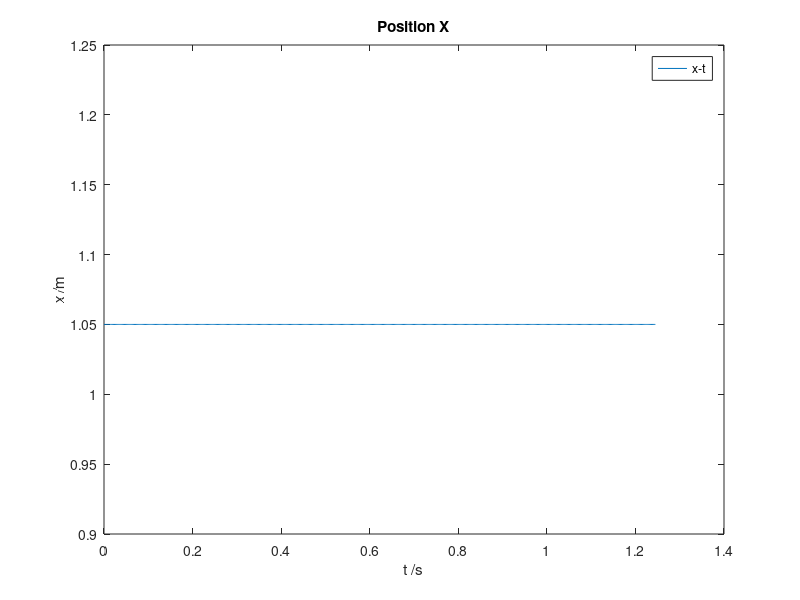
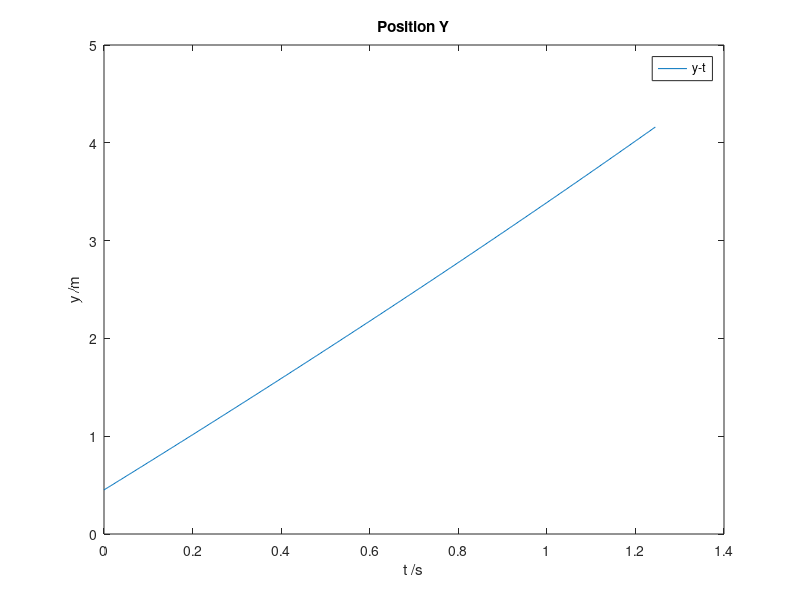
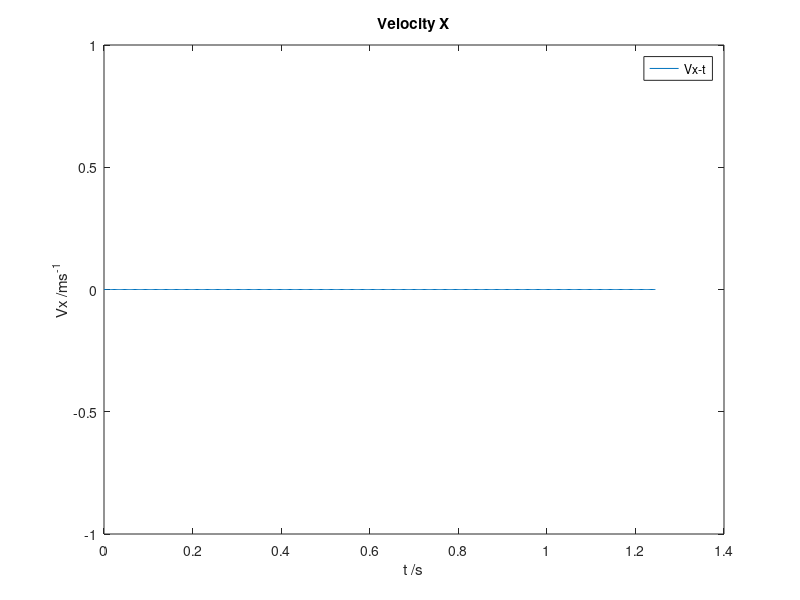
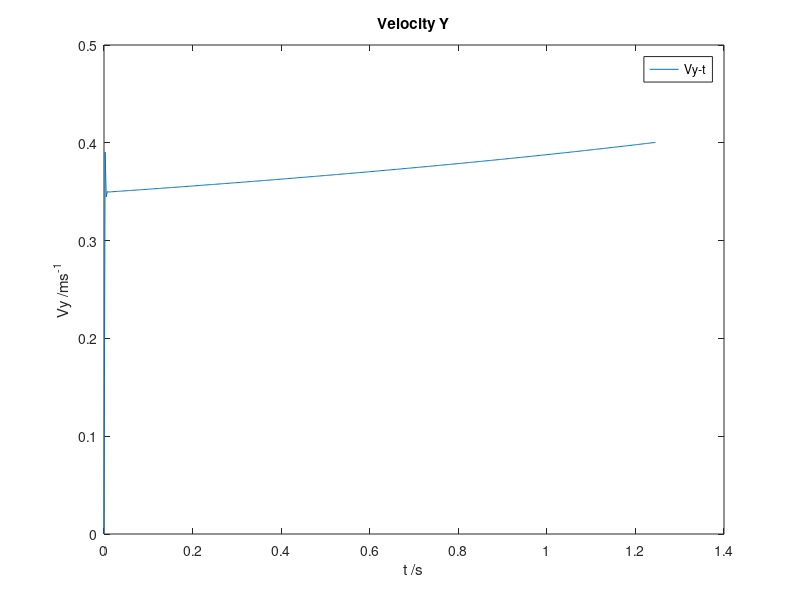

These charts were generated, in order, by the following MATLAB code:
x=load('tmp.txt');
dt=0.0025
%{
for i=2:19
    if i~=7
    figure;
    plot(x(:,1),x(:,i))
    hold on;
    end
end
figure(2)
for i=2:19
subplot(4,5,i)
plot(x(:,1),x(:,i));
hold on
end
%}
figure(1)
plot(dt.*x(:,1),x(:,2))
title('Position X')
xlabel('t /s');
ylabel('x /m');
legend('x-t')

figure(2)
plot(dt.*x(:,1),x(:,3))
title('Position Y')
xlabel('t /s');
ylabel('y /m');
legend('y-t')

figure(3)
plot(dt.*x(:,1),x(:,4))
title('Velocity X')
xlabel('t /s');
ylabel('Vx /ms^{-1}');
legend('Vx-t')

figure(4)
plot(dt.*x(:,1),x(:,5))
title('Velocity Y')
xlabel('t /s');
ylabel('Vy /ms^{-1}');
legend('Vy-t')

figure(5)
plot(dt.*x(:,1),x(:,6))
title('Radius')
xlabel('t /s');
ylabel('Radius /m');
legend('R-t')

figure(6)
plot(dt.*x(:,1),x(:,7))
title('Reynolds')
xlabel('t /s');
ylabel('Re');
legend('Re-t')

figure(7)
plot(dt.*x(:,1),x(:,8),dt.*x(:,1),x(:,10),dt.*x(:,1),x(:,12),dt.*x(:,1),x(:,14),dt.*x(:,1),x(:,16),dt.*x(:,1),x(:,18))
title('Forces in X axis')
xlabel('t /s')
ylabel('Forces /N')
legend('Nameless','Drag','Lift','Added Mass','Basset','Buoyance&Gravity')

figure(8)
plot(dt.*x(:,1),x(:,9),dt.*x(:,1),x(:,11),dt.*x(:,1),x(:,13),dt.*x(:,1),x(:,15),dt.*x(:,1),x(:,17),dt.*x(:,1),x(:,19))
title('Forces in Y axis')
xlabel('t /s')
ylabel('Forces /N')
legend('Nameless','Drag','Lift','Added Mass','Basset','Buoyance&Gravity')


